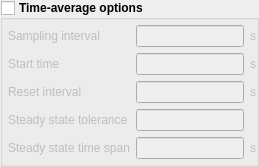
        <widget class="QGroupBox" name="groupbox_monitor_tavg">
         <property name="font">
          <font>
           <weight>75</weight>
           <bold>true</bold>
          </font>
         </property>
         <property name="title">
          <string>Time-average options</string>
         </property>
         <property name="flat">
          <bool>true</bool>
         </property>
         <property name="checkable">
          <bool>true</bool>
         </property>
         <property name="checked">
          <bool>false</bool>
         </property>
         <layout class="QGridLayout" name="gridLayout_16">
          <property name="leftMargin">
           <number>5</number>
          </property>
          <property name="topMargin">
           <number>5</number>
          </property>
          <property name="rightMargin">
           <number>0</number>
          </property>
          <property name="bottomMargin">
           <number>5</number>
          </property>
          <item row="0" column="1">
           <widget class="LineEdit" name="lineedit_keyword_monitor_tavg_dt_args_MONITOR">
            <property name="font">
             <font>
              <weight>50</weight>
              <bold>false</bold>
             </font>
            </property>
           </widget>
          </item>
          <item row="3" column="0">
           <widget class="QLabel" name="label_monitor_tavg_ss_tol">
            <property name="font">
             <font>
              <weight>50</weight>
              <bold>false</bold>
             </font>
            </property>
            <property name="text">
             <string>Steady state tolerance</string>
            </property>
           </widget>
          </item>
          <item row="2" column="0">
           <widget class="QLabel" name="label_monitor_tavg_reset_dt">
            <property name="font">
             <font>
              <weight>50</weight>
              <bold>false</bold>
             </font>
            </property>
            <property name="text">
             <string>Reset interval</string>
            </property>
           </widget>
          </item>
          <item row="0" column="2">
           <widget class="QLabel" name="label_monitor_tavg_dt_units">
            <property name="font">
             <font>
              <weight>50</weight>
              <bold>false</bold>
             </font>
            </property>
            <property name="text">
             <string>s</string>
            </property>
           </widget>
          </item>
          <item row="0" column="0">
           <widget class="QLabel" name="label_monitor_tavg_dt">
            <property name="font">
             <font>
              <weight>50</weight>
              <bold>false</bold>
             </font>
            </property>
            <property name="text">
             <string>Sampling interval</string>
            </property>
           </widget>
          </item>
          <item row="1" column="0">
           <widget class="QLabel" name="label_monitor_tavg_start">
            <property name="font">
             <font>
              <weight>50</weight>
              <bold>false</bold>
             </font>
            </property>
            <property name="text">
             <string>Start time</string>
            </property>
           </widget>
          </item>
          <item row="4" column="0">
           <widget class="QLabel" name="label_monitor_tavg_ss_span">
            <property name="font">
             <font>
              <weight>50</weight>
              <bold>false</bold>
             </font>
            </property>
            <property name="text">
             <string>Steady state time span</string>
            </property>
           </widget>
          </item>
          <item row="1" column="1">
           <widget class="LineEdit" name="lineedit_keyword_monitor_tavg_start_args_MONITOR">
            <property name="font">
             <font>
              <weight>50</weight>
              <bold>false</bold>
             </font>
            </property>
           </widget>
          </item>
          <item row="2" column="1">
           <widget class="LineEdit" name="lineedit_keyword_monitor_tavg_reset_dt_args_MONITOR">
            <property name="font">
             <font>
              <weight>50</weight>
              <bold>false</bold>
             </font>
            </property>
           </widget>
          </item>
          <item row="4" column="1">
           <widget class="LineEdit" name="lineedit_keyword_monitor_tavg_ss_span_args_MONITOR">
            <property name="font">
             <font>
              <weight>50</weight>
              <bold>false</bold>
             </font>
            </property>
           </widget>
          </item>
          <item row="1" column="2">
           <widget class="QLabel" name="label_monitor_tavg_start_units">
            <property name="font">
             <font>
              <weight>50</weight>
              <bold>false</bold>
             </font>
            </property>
            <property name="text">
             <string>s</string>
            </property>
           </widget>
          </item>
          <item row="2" column="2">
           <widget class="QLabel" name="label_monitor_tavg_reset_dt_units">
            <property name="font">
             <font>
              <weight>50</weight>
              <bold>false</bold>
             </font>
            </property>
            <property name="text">
             <string>s</string>
            </property>
           </widget>
          </item>
          <item row="4" column="2">
           <widget class="QLabel" name="label_monitor_tavg_ss_span_units">
            <property name="font">
             <font>
              <weight>50</weight>
              <bold>false</bold>
             </font>
            </property>
            <property name="text">
             <string>s</string>
            </property>
           </widget>
          </item>
          <item row="3" column="1">
           <widget class="LineEdit" name="lineedit_keyword_monitor_tavg_ss_tol_args_MONITOR">
            <property name="font">
             <font>
              <weight>50</weight>
              <bold>false</bold>
             </font>
            </property>
           </widget>
          </item>
         </layout>
        </widget>
